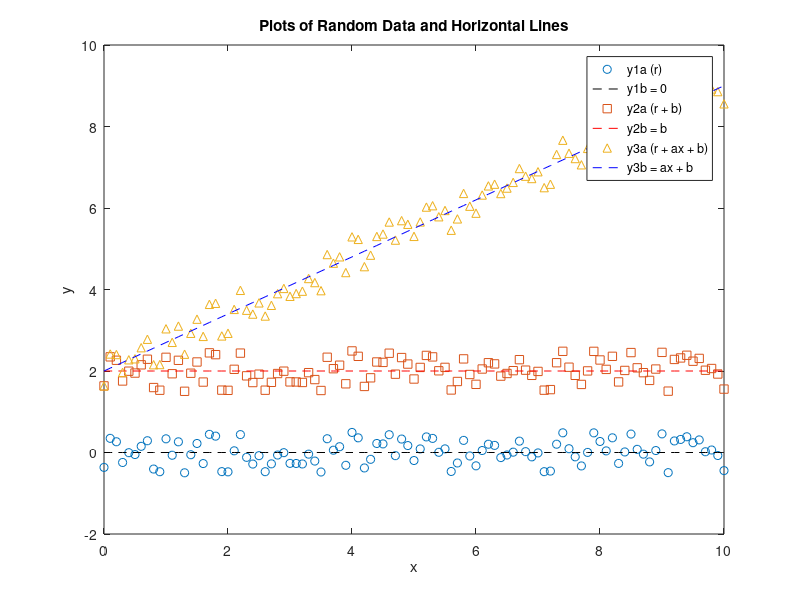

The MATLAB source for this figure: (Note: this script raises an error after producing the figure.)
% Exercise 1
% Task 1

rng(1);
% a
A = randi([-2, 9], [5, 3])

% b
b = A(:, 2)
A(2, 3) = -5

% c
B = A(:, [3, 1, 2])

% d
C = A([3, 1, 2, 5, 4], :)

% e
rowSumA = sum(A, 2);
colSumA = sum(A);    

rowSumB = sum(B, 2); 
colSumB = sum(B);    

rowSumC = sum(C, 2) 
colSumC = sum(C)

% f
sumRowSumA = sum(rowSumA);
sumColSumA = sum(colSumA);

sumRowSumB = sum(rowSumB);
sumColSumB = sum(colSumB);

sumRowSumC = sum(rowSumC);
sumColSumC = sum(colSumC);

% All of the sums are equal no matter how they are arranged. On top of
% that it doesn't matter if we take the sum of all rows or columns because
% it will be the same always.

%% Exercise 1
% Task 2
clearvars
close all
clc

rng(1);

% a
D = randi([-2, 9], 50, 30);
elements_greater_than_4 = length(find(D > 4))

% b
M1 = randi(10, 10, 5);  
M2 = randi(10, 5, 10);  

lengthM1 = length(M1);
sizeM1 = size(M1);
numelM1 = numel(M1);

lengthM2 = length(M2);
sizeM2 = size(M2);
numelM2 = numel(M2);

disp("Results for M1 (10x5):");
disp("Length: "); disp(lengthM1);
disp("Size: "); disp(sizeM1);
disp("Numel: "); disp(numelM1);

disp("Results for M2 (5x10):");
disp("Length: "); disp(lengthM2);
disp("Size: "); disp(sizeM2);
disp("Numel: "); disp(numelM2);

% length() - returns the greatest dimension of the parameter matrix
% size() - returns a vector consisting of the numbers of rows and cols
% numel() - returns the total number of elements in the matrix

A = randi([-2, 9], [5, 3])
s = size(A, 2)

%% Exercise 1
% Task 3
clearvars
close all
clc

% b
log(2 * 3) == log(2) + log(3)
log(2 + 3) == log(2) + log(3)
cos(pi/2) == 0
% Here '==' is a relational operator that checks the equality of the both
% side on left and right. It returns 1, 0, and 0 respectively 
% (1 means True and 0 means False). 

% c
% Even though the 1st and second result is correct, the third one is not 
% because in MATLAB pi is not the actual pi but just an approximation, 
% that's why cos(pi/2) isn't exactly equal to 0.

% d
tol = 1e-12;
x = linspace(0, pi, 10);

% (i) 
lhs1 = sin(3 * x);
rhs1 = 3 * sin(x) - 4 * sin(x).^3;
abs(lhs1 - rhs1) < tol

% (ii) 
lhs2 = abs(sin(x / 2));
rhs2 = sqrt((1 - cos(x)) / 2);
abs(lhs2 - rhs2) < tol

% (iii) 
x_tan = linspace(0, pi/2 - 0.01, 10);
lhs3 = tan(3 * x_tan);
rhs3 = (3 * tan(x_tan) - tan(x_tan).^3) ./ (1 - 3 * tan(x_tan).^2);
abs(lhs3 - rhs3) < tol

% BONUS
% At x=pi/2, tax(x) approaches infinity because tan(x) is undefined at that
% point. This leads to a division by zero in (iii), making the result
% undefined.

%% Exercise 1
% Task 4
clearvars
close all
clc

rng(1);
A = randi([-2, 9], [5, 3])

% b
abs(A) == 2         % i
A > 6               % ii
A(A > 6) = 100      % iii
% command i: creates a matrix of size(A) and puts 1 wherever the statement
%           holds True and puts 0 wherever it's False. 
% command ii: does the same as 'command i'. 
% command iii: it takes the original matrix and replaces those element with
%           100 whose values are greater than 6. 

% c
X = A > 4
elements_greater_than_4 = numel(X(X==1))

%% Exercise 1
% Task 5
clearvars
close all
clc

rng(1)
% a
x = 0:0.1:10;

% b
n = length(x);
r = -0.5 + (0.5 + 0.5) * rand(1, n);

% c
y1a = r + 0;

% d
figure;
plot(x, y1a, 'o');
hold on;

% e
y1b = 0;
plot(x, y1b * ones(size(x)), 'k--');

% f
b = 2;
y2a = r + b;

% g
plot(x, y2a, 's');

% h
y2b = b;
plot(x, y2b * ones(size(x)), 'r--');

% i
a = 0.7;
y3a = r + a * x + b;

% j
plot(x, y3a, '^');

% k
y3b = a * x + b;
plot(x, y3b, 'b--');

xlabel('x');
ylabel('y');
legend({'y1a (r)', 'y1b = 0', 'y2a (r + b)', 'y2b = b', 'y3a (r + ax + b)', 'y3b = ax + b'}, 'Location', 'best');
title('Plots of Random Data and Horizontal Lines');
hold off;

%% Exercise 1
% Task 6
clearvars
close all
clc

% a
data = readmatrix("Differential Calculation\exercise_1\MES1E6.xlsx");
data = data(:, [2:end]);

% b
t = data(1, :)
A = data(2, :)

figure;
plot(t, A, 'o');
hold on;
% The data points seem to fit an exponential function such as e^-x

% c, d
A0 = 11.5;
lambda = 0.324;
t_x = [floor(min(t)):0.01:ceil(max(t))];
A_t = A0 * exp(-lambda * t_x);
plot(t_x, A_t)

xlabel('t');
ylabel('A(t)');
legend({'A', ' A(t) = A_0 * exp(-lambda * t)'}, 'Location', 'best');
title('Plot of Excel File Data and Fitting A Curve');
hold off;

%% Exercise 1
% Task 7
clearvars
close all
clc

% a i
age = input("Enter your age: ");

% a iii
name = input("Enter your name: ");

% b ii
a = 1.23;
disp('The value of variable a is a.');
disp(['The value of variable a is ', a]);
disp(['The value of variable a is ', num2str(a)]);
% The third approach works most reasonably. 
% First one doesn't call the variable. Second one calls the variable but in
% order to print to the console, we'll have to convert numbers to strings
% and that's what the third approach does - it converts the value of the
% variable to a string before printing to the console.

% b v
year = input("Enter your birth year: ");
month = input("Enter your birth month: ");
day = input("Enter your birth day: ");

disp(['Your date of birth is: ', num2str(day), '.', num2str(month), '.', num2str(year)]);


date = input("Enter your birthday as a vector like this [dd, mm, yyyy]: ");
disp(['Your date of birth is: ', num2str(date(1)), '.', num2str(date(2)), '.', num2str(date(3))]);